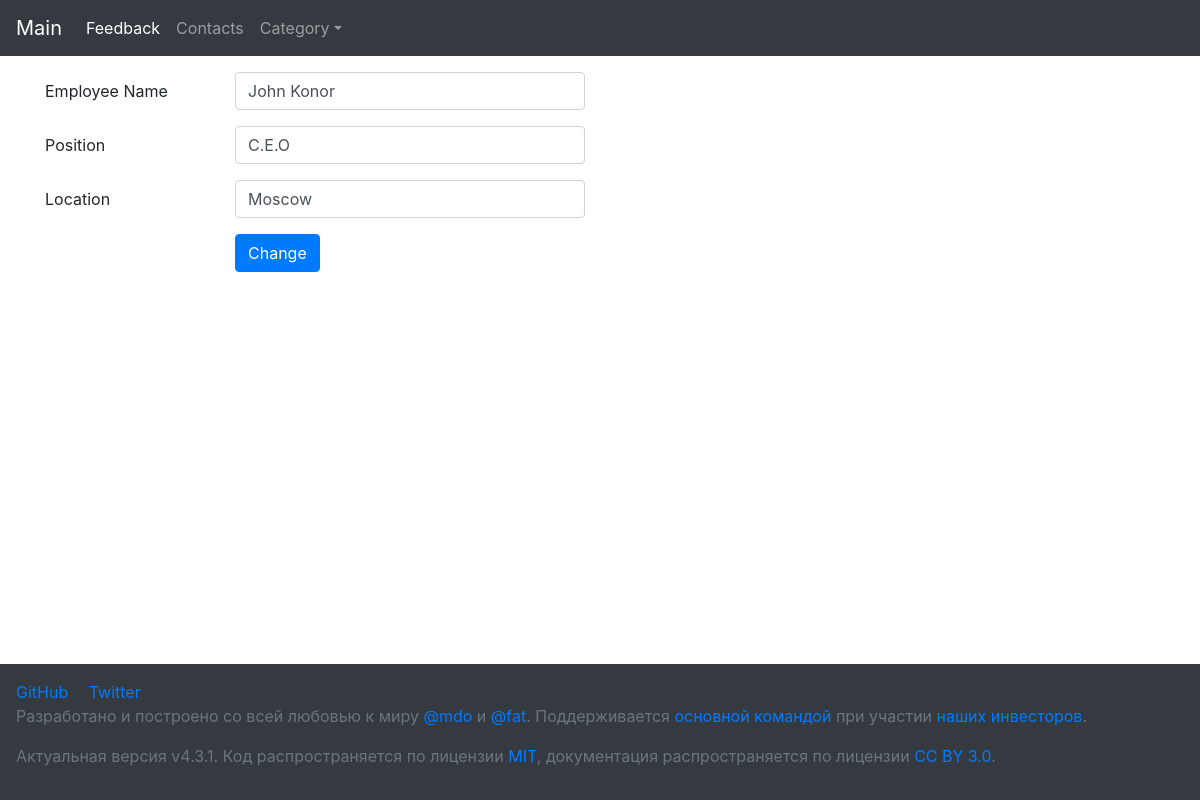
Screenshot of /templates/update.php?id=46 with the database file from the repository.
### tables this page shows
CREATE TABLE `planets` (
  `id` tinyint(1) UNSIGNED NOT NULL,
  `name` varchar(50) NOT NULL,
  `position` varchar(50) NOT NULL,
  `location` varchar(50) NOT NULL
);

### templates/update.php (the view, shortened to what this page needs)
<?
require $_SERVER['DOCUMENT_ROOT'] . "/config_db.php";
$id = $_GET['id'];
$sth = $pdo->prepare("SELECT * FROM `planets` WHERE id = '$id'");
$sth->execute();
$array = $sth->fetchAll(PDO::FETCH_ASSOC);
$item = $array[0];
?>
<?php require "header.php" ?>
<div class="container my-3">
    <form action="update_req.php" method="POST">
        <div class="form-group row">
            <label for="name" class="col-2 col-form-label">Employee Name</label>
            <div class="col-4">
                <input id="name" name="name" type="text" class="form-control" value="<?= $item['name']; ?>">
            </div>
        </div>
        <div class="form-group row">
            <label for="position" class="col-2 col-form-label">Position</label>
            <div class="col-4">
                <input id="position" name="position" type="text" class="form-control" value="<?= $item['position']; ?>">
            </div>
        </div>
        <div class="form-group row">
            <label for="location" class="col-2 col-form-label">Location</label>
            <div class="col-4">
                <input id="location" name="location" type="text" class="form-control" value="<?= $item['location']; ?>">
            </div>
        </div>
        <div class="form-group row">
            <div class="offset-2 col-4">
                <button name="submit" type="submit" class="btn btn-primary">Change</button>
            </div>
        </div>
    </form>
</div>
<?php require "footer.php" ?>

### style.css (style rules this page uses)
body { padding-top: 56px; padding-bottom: 350px; }

### rows the page displays
planets: name "John Konor", position "C.E.O", location "Moscow"
